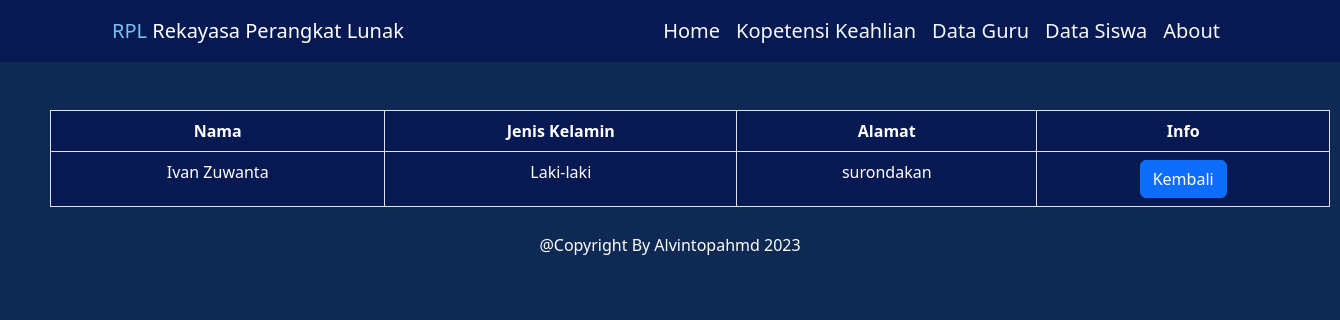
/public/data_guru/detail/7, run on the app's committed database.
### tables this page shows
CREATE TABLE `data_guru` (
  `id` int(20) NOT NULL,
  `nama` varchar(255) NOT NULL,
  `jenis_kelamin` varchar(255) NOT NULL,
  `alamat` varchar(255) NOT NULL
);

### app/core/Controller.php (called while the page is built, shortened)
<?php
class Controller {
    public function view($view, $data = []) {
        require_once "../app/view/" . $view . '.php';
    }
    public function model($model) {
        return new $model;
    }
}
?>

### app/controller/data_guru.php (called while the page is built, shortened)
<?php
class data_guru extends Controller
{
    public function detail($id){
        $data['judul'] = "detail siswa";
        $data['data_guru'] = $this->model("data_guru_model")->getGuruById($id);
        $this->view('data_guru/detail', $data);
    }
}
?>

### app/core/App.php (called while the page is built, shortened)
<?php
class App
{
    protected $method = "index";
    protected $params = [];
    public function __construct()
    {
        $url = $this->parseURL();
        if(file_exists('../app/controller/'. $url [0].'.php')) {
            unset($url[0]);
        }
            $this->controller = new $this->controller;
            if(isset($url[1]))
            {
                if(method_exists($this->controller,$url[1])) {
                $this->method= $url[1];
                unset($url[1]);
                }
            }
            if(!empty($url)) {
                $this->params = array_values($url);
            }
            call_user_func_array(
            [$this->controller, $this->method], $this->params);
        }
    public function parseURL()
    {
        if (isset($_GET['url']))
        {
            $url = rtrim($_GET['url'],"/");
            $url = filter_var($url, FILTER_SANITIZE_URL);
            $url = explode('/', $url);
            return $url;
        }
    }
}

### public/index.php (called while the page is built, shortened)
<?php
$app = new App;
?>

### app/core/Database.php (called while the page is built, shortened)
<?php
class Database {
    private $host = DB_HOST;
    private $user = DB_USER;
    private $pass = DB_PASS;
    private $db_name = DB_NAME;
    private $dbh;
    private $stmt;
    public function __construct()
    {
        $dsn = 'mysql:host=' . $this->host . ';dbname=' . $this->db_name;
        $option = [
            PDO::ATTR_PERSISTENT => true,
            PDO::ATTR_ERRMODE => PDO::ERRMODE_EXCEPTION
        ];
        try {
            $this->dbh = new PDO($dsn, $this->user, $this->pass, $option);
        } catch(PDOException $e) {
            die($e->getMessage());
        }
    }
    public function query($query)
    {
        $this->stmt = $this->dbh->prepare($query);
    }
    public function bind($param, $value, $type = null)
    {
        if( is_null($type) ) {
            switch( true ) {
                default :
                    $type = PDO::PARAM_STR;
            }
        }
        $this->stmt->bindValue($param, $value, $type);
    }
    public function execute()
    {
        $this->stmt->execute();
    }
    public function resultSingle()
    {
        $this->execute();
        return $this->stmt->fetch(PDO::FETCH_ASSOC);
    }
}

### app/models/data_guru_model.php (called while the page is built, shortened)
<?php
class data_guru_model
{
    private $table = 'data_guru';
    private $db;
    public function __construct()
    {
        $this->db = new Database;
    }
    public function getGuruById($id)
    {
        $this->db->query("SELECT * FROM " . $this->table . ' WHERE id=:id');
        $this->db->bind('id', $id);
        return $this->db->resultSingle();
    }
}
?>

### app/view/data_guru/detail.php (the view, shortened to what this page needs)
<!DOCTYPE html>
<html lang="en">
<head>
</head>
<body>
<div style="margin-left:50px; margin-right:50px;" class=" mt-5">
    <div class="row">
      <div class="col-6">
<table style="width:80rem;"  class="table table-bordered " id="myTable" style=>
          <thead>
            <tr class="text-center">
              <th style="background-color:#071952; color : white; font: size 10px;" scope="col">Nama</th>
              <th style="background-color:#071952; color : white; font: size 10px;" scope="col">Jenis Kelamin</th>
              <th style="background-color:#071952; color : white; font: size 10px;" scope="col">Alamat</th>
              <th style="background-color:#071952; color : white; font: size 10px;" scope="col">Info</th>
            </tr>
          </thead>
          <tbody>
              <tr class="text-center">
                <td style="background-color:#071952; color : white; font: size 10px;">
                <?= $data['data_guru']['nama'];?>
                </td>
                <td style="background-color:#071952; color : white; font: size 10px;">
                <?= $data['data_guru']['jenis_kelamin'];?>
                </td>
                <td style="background-color:#071952; color : white; font: size 10px;">
                <?= $data['data_guru']['alamat'];?>
                </td>
                <td style="background-color:#071952; color : white; font: size 10px;">             <a href="<?= LINK_URL;?>/data_guru"style="text-decoration:none; color: white"
                    class="btn btn-primary">Kembali</a>
                </td>
              </tr>
          </tbody>
        </table>
      </div></div></div>
</body>
</html>

### app/view/data_guru/detail.php (style rules this page uses)
body { background-color: #0E2954; }

### data on the page
data_guru: nama "Ivan Zuwanta", jenis_kelamin "Laki-laki", alamat "surondakan"
